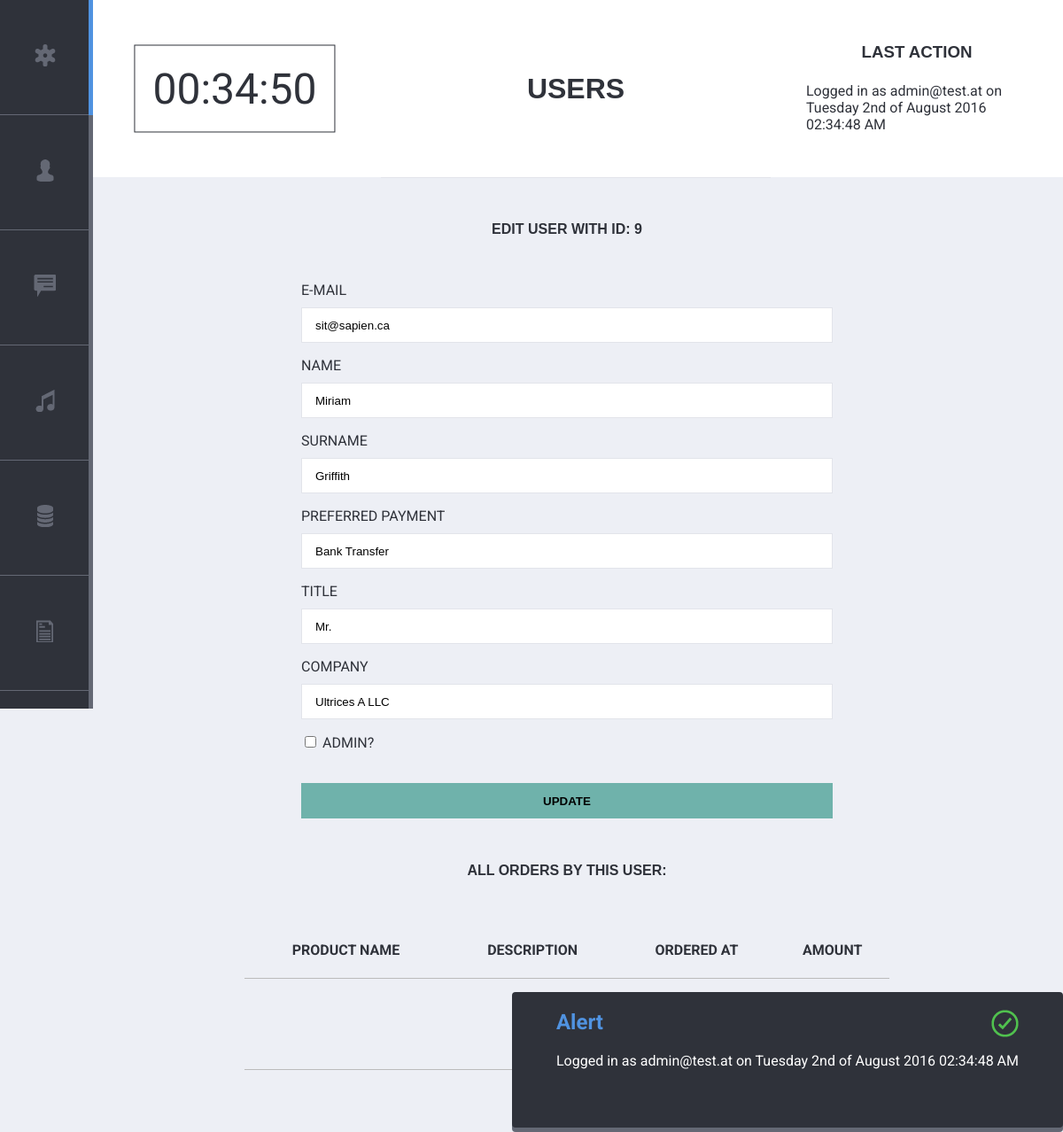
The page /index.php?site=users&action=edit&id=9 (signed in) on the database its author committed.
### tables this page shows
CREATE TABLE `users` (
  `id` int(11) NOT NULL,
  `email` varchar(255) NOT NULL,
  `pw_hash` varchar(255) NOT NULL,
  `created_at` timestamp NOT NULL DEFAULT CURRENT_TIMESTAMP,
  `last_order` int(11) DEFAULT NULL,
  `address_id` int(11) NOT NULL,
  `pref_payment` varchar(255) NOT NULL,
  `title` varchar(255) NOT NULL,
  `company` varchar(255) NOT NULL,
  `name` varchar(255) NOT NULL,
  `surname` varchar(255) NOT NULL,
  `deleted` tinyint(1) DEFAULT NULL,
  `is_admin` tinyint(1) DEFAULT NULL,
  `birthday` date NOT NULL
);

### functions/users.php (called while the page is built, shortened)
<?php
function get_orders_by_user($id){
  global $link;
  $sql = "SELECT product.name, product.description, orders.created_at, orders.user_id, COUNT(*) AS ordered_amount FROM orders
  LEFT JOIN ordered_products ON orders.ordered_product_id = ordered_products.id
  LEFT JOIN product ON product.id = ordered_products.product_id
  WHERE orders.user_id = '$id'";
  $result = mysqli_query($link, $sql);
  $all_orders = mysqli_fetch_all($result, MYSQLI_ASSOC);
  return $all_orders;
}
function get_user($id) {
  global $link;
  $sql = "SELECT *, DATE_FORMAT(created_at, '%d.%m.%Y') AS created_at_formatted FROM users WHERE id = '$id' AND deleted IS NULL";
  $result = mysqli_query($link, $sql);
  return mysqli_fetch_assoc($result);
}
?>

### views/user_edit_form.php (the view, shortened to what this page needs)
<h4>Edit User with ID: <?php echo $id ?></h4>
<form method="post" action="<?php echo $form_action; ?>" class="user_edit_form" novalidate>
  	<p>
      <label for="email" >E-Mail</label>
      <input type="text" name="email" id="email" placeholder="E-Mail Address" class="main_input" value="<?php echo $user["email"]; ?>">
    </p>
  	<p>
      <label for="name">Name</label>
      <input type="text" name="name" id="name" placeholder="Name" class="main_input" value="<?php echo $user["name"]; ?>">
    </p>
  	<p>
      <label for="surname">Surname</label>
      <input type="text" name="surname" id="surname" placeholder="Surname" class="main_input" value="<?php echo $user["surname"]; ?>">
    </p>
  	<p>
      <label for="pref_payment">Preferred Payment</label>
      <input type="text" name="pref_payment" id="pref_payment" placeholder="Preferred Payment" class="main_input" value="<?php echo $user["pref_payment"]; ?>">
    </p>
  	<p>
      <label for="title">Title</label>
      <input type="text" name="title" id="title" placeholder="Title" class="main_input" value="<?php echo $user["title"]; ?>">
    </p>
  	<p>
      <label for="company">Company</label>
      <input type="text" name="company" id="company" placeholder="Company" class="main_input" value="<?php echo $user["company"]; ?>">
    </p>
  	<p>
     <label>
          <input type="checkbox" name="is_admin" <?php echo is_checked($user["is_admin"]) ?>> Admin?
      </label>
    </p>
  	<p>
     <button type="submit" class="main_btn" >Update</button>
    </p>
</form>
<h4>All orders by this user:</h4>
<div class="backend-table">
  <table>
   <tr>
      <th>Product Name</th>
      <th>Description</th>
      <th>Ordered at</th>
      <th>Amount</th>
    </tr>
<?php foreach($orders as $order): ?>
    <tr>
      <td><?php echo $order["name"] ?></td>
      <td><?php echo $order["ordered_amount"] ?></td>
    </tr>
<?php endforeach; ?>
  </table>
</div>

### css/main.css (style rules this page uses)
* { -webkit-box-sizing: border-box; -moz-box-sizing: border-box; -ms-box-sizing: border-box; box-sizing: border-box; }
body { background-color: #EDEFF5; color: #2F323A; font-family: 'Roboto', sans-serif; font-style: normal; font-weight: 400; }
h1, h3, h4 { text-align: center; font-family: Tahoma, Arial, sans-serif; text-transform: uppercase; margin: 30px 0; }
.user_edit_form, .music_edit_form { width: 50vw; margin: 50px auto; text-transform: uppercase; }
.main_input { width: 100%; height:40px; border:1px solid #E2E4EA; box-sizing:border-box; margin-top:10px; padding:0px 15px; }
.main_btn { width: 100%; height:40px; background-color:#6fb2ab; border:none; margin-top:20px; text-transform: uppercase; font-weight: bold; }
.backend-table { width: 70%; min-width: 690px; margin:30px auto; }
.backend-table table { width: 100%; border-collapse: collapse; margin: 50px 0px; }
.backend-table table td { text-align: center; line-height: 100px; border-bottom: 1px solid #bbb; }
.backend-table table th { line-height: 60px; text-align: center; text-transform: uppercase; border-bottom: 1px solid #bbb; }

### rows shown on the page
users: email "sit@sapien.ca", name "Miriam", surname "Griffith", pref_payment "Bank Transfer", title "Mr.", company "Ultrices A LLC"

### other values the page prints
$site "USERS"
$_SESSION["flash"] "Logged in as admin@test.at on Tuesday 2nd of August 2016 02:34:48 AM"
$id "9"
